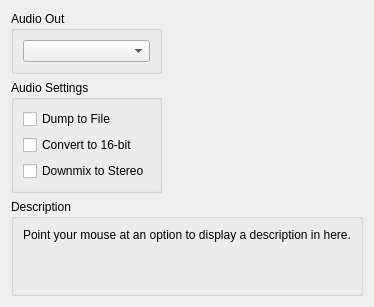
     <widget class="QWidget" name="audioTab">
      <attribute name="title">
       <string>Audio</string>
      </attribute>
      <layout class="QVBoxLayout" name="verticalLayout_26">
       <item>
        <layout class="QHBoxLayout" name="horizontalLayout_9" stretch="1,1,1">
         <item>
          <layout class="QVBoxLayout" name="verticalLayout_25">
           <item>
            <widget class="QGroupBox" name="groupBox_30">
             <property name="title">
              <string>Audio Out</string>
             </property>
             <layout class="QVBoxLayout" name="verticalLayout_24">
              <item>
               <widget class="QComboBox" name="audioOutBox"/>
              </item>
             </layout>
            </widget>
           </item>
           <item>
            <widget class="QGroupBox" name="groupBox_49">
             <property name="title">
              <string>Audio Settings</string>
             </property>
             <layout class="QVBoxLayout" name="verticalLayout_23">
              <item>
               <widget class="QCheckBox" name="audioDump">
                <property name="text">
                 <string>Dump to File</string>
                </property>
               </widget>
              </item>
              <item>
               <widget class="QCheckBox" name="convert">
                <property name="text">
                 <string>Convert to 16-bit</string>
                </property>
               </widget>
              </item>
              <item>
               <widget class="QCheckBox" name="downmix">
                <property name="text">
                 <string>Downmix to Stereo</string>
                </property>
                <property name="checked">
                 <bool>false</bool>
                </property>
               </widget>
              </item>
             </layout>
            </widget>
           </item>
          </layout>
         </item>
         <item>
          <widget class="QWidget" name="widget_2" native="true"/>
         </item>
         <item>
          <spacer name="horizontalSpacer_8">
           <property name="orientation">
            <enum>Qt::Horizontal</enum>
           </property>
           <property name="sizeType">
            <enum>QSizePolicy::MinimumExpanding</enum>
           </property>
           <property name="sizeHint" stdset="0">
            <size>
             <width>0</width>
             <height>0</height>
            </size>
           </property>
          </spacer>
         </item>
        </layout>
       </item>
       <item>
        <spacer name="verticalSpacer_6">
         <property name="orientation">
          <enum>Qt::Vertical</enum>
         </property>
         <property name="sizeType">
          <enum>QSizePolicy::MinimumExpanding</enum>
         </property>
         <property name="sizeHint" stdset="0">
          <size>
           <width>0</width>
           <height>0</height>
          </size>
         </property>
        </spacer>
       </item>
       <item>
        <widget class="QGroupBox" name="groupBox_50">
         <property name="title">
          <string>Description</string>
         </property>
         <layout class="QVBoxLayout" name="verticalLayout_20">
          <item>
           <widget class="QLabel" name="description_audio">
            <property name="text">
             <string>Point your mouse at an option to display a description in here.


</string>
            </property>
            <property name="textFormat">
             <enum>Qt::PlainText</enum>
            </property>
            <property name="alignment">
             <set>Qt::AlignLeading|Qt::AlignLeft|Qt::AlignTop</set>
            </property>
            <property name="wordWrap">
             <bool>true</bool>
            </property>
           </widget>
          </item>
         </layout>
        </widget>
       </item>
      </layout>
     </widget>
